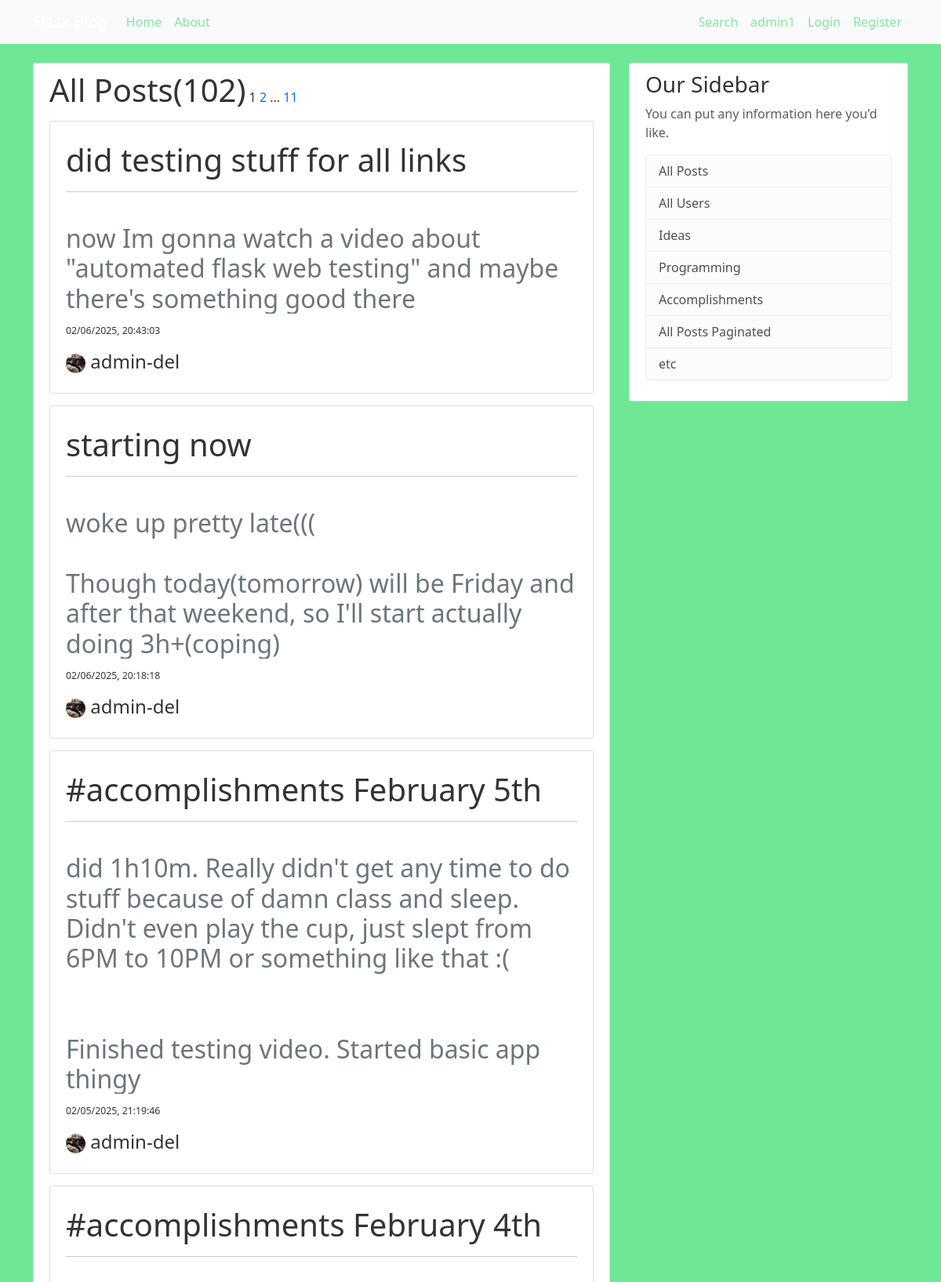
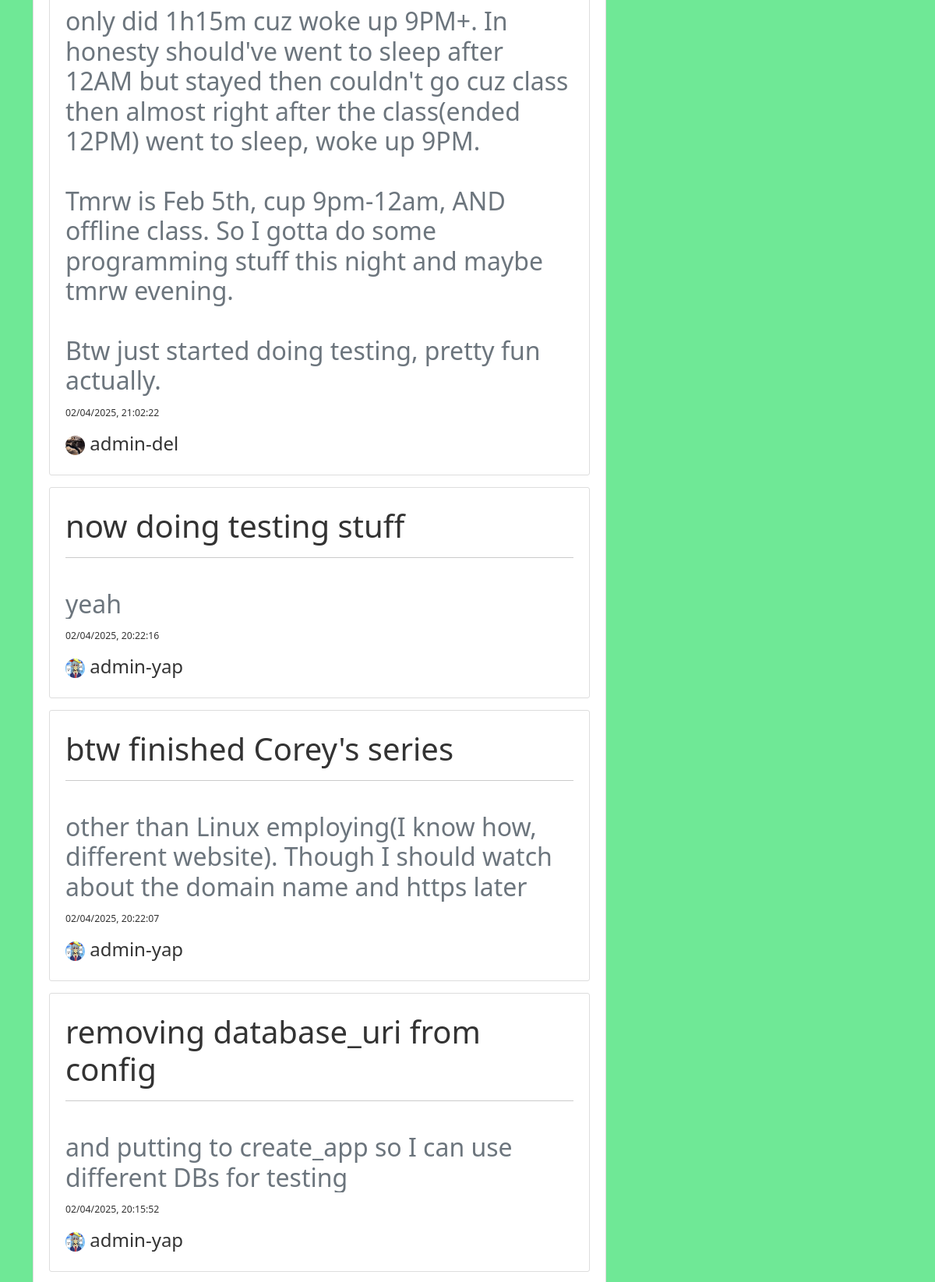
Screenshot of /all-posts/paginated/ (upper part) with the database file from the repository (2 pictures, top to bottom).
### bungee_gum/models.py (models this page shows, shortened)
class Post(db.Model):
    id = db.Column(db.Integer, primary_key=True)
    title = db.Column(db.String(100), nullable=False)
    date_posted = db.Column(db.DateTime, nullable=False, default=lambda: datetime.now(timezone.utc))
    content = db.Column(db.Text, nullable=False)
    user_id = db.Column(db.Integer, db.ForeignKey("user.id"), nullable=False)

class User(db.Model, UserMixin):
    id = db.Column(db.Integer, primary_key=True)
    username = db.Column(db.String(20), unique=True, nullable=False)
    email = db.Column(db.String(120), unique=True, nullable=False)
    image_file = db.Column(db.String(20), nullable=False, default="default.jpg")
    password = db.Column(db.String(60), nullable=False)
    posts = db.relationship("Post", backref="author", lazy="subquery")

### bungee_gum/posts/routes.py (the view)
@posts.route("/all-posts/paginated/")
def all_posts_paginated():
    page = request.args.get("page", default=1, type=int)
    posts = Post.query.order_by(desc("date_posted")).paginate(per_page=10, page=page)
    posts_num = Post.query.count()
    return render_template("all-posts-paginated.html", posts=posts, posts_num=posts_num)

### bungee_gum/templates/all-posts-paginated.html (shortened to what this page needs)
{% extends "base.html" %}
{% block body %}
<div class="content-section">
    <span class="h1">All Posts({{ posts_num }})</span>
    <span href="{{ url_for('posts.all_posts_paginated', page=posts.page) }}" class="text-decoration-none h6">{{ posts.page }}</span>
    {% if posts.has_next and posts.page != posts.pages - 1 %}
        <a href="{{ url_for('posts.all_posts_paginated', page=posts.page+1) }}" class="text-decoration-none">{{ posts.page + 1 }}</a>
        ...
    {% endif%}
    {% if posts.page != posts.pages %}
        <a href="{{ url_for('posts.all_posts_paginated', page=posts.pages) }}" class="text-decoration-none">{{ posts.pages }}</a>
    {% endif %}
    {% for post in posts.items %}
        <div class="content-section">
            <div class="media">
                    <a href="{{ url_for('posts.post_view', id=post.id) }}" class="text-decoration-none h1"><h1 class="account-heading"></h1>{{ post.title }}</a>
                <hr> <br>
                    <pre class="h2 text-secondary">{{ post.content }}</pre>
                    <a href="{{ url_for('posts.post_view', id=post.id) }}" class="text-decoration-none small h4">
                        <small class="mute">{{ post.date_posted.strftime('%m/%d/%Y, %H:%M:%S') }}</small></a>
            </div>
            <div>
                <a href="{{ url_for('users.specific_user', id=post.author.id) }}" class="text-decoration-none h4">
                    <img class="rounded-circle account-img-smol" src="{{ url_for('static', filename='profile-pics/' + post.author.image_file)}}">
                    {{ post.author.username }}</a>
            </div>
        </div>
    {% endfor %}
</div>
{% endblock body %}

### bungee_gum/static/style.css (style rules this page uses)
body { background: #6fe896; color: #333333; margin-top: 5rem; }
.content-section { background: #ffffff; padding: 10px 20px; border: 1px solid #dddddd; border-radius: 3px; margin-bottom: 20px; }
.content-section div { margin: 15px 0; }
.account-img-smol { width: 25px; height: 25px; }
pre { font-family: "Segoe UI", Arial, sans-serif; white-space:pre-wrap; word-wrap:break-word; overflow: hidden; }

### rows the page displays
Post: title "did testing stuff for all links", content "now Im gonna watch a video about \"automated flask web testing\" and maybe there's something good there", date_posted "02/06/2025, 20:43:03", image_file (picture), author.username "admin-del"
Post: title "starting now", content "woke up pretty late((( Though today(tomorrow) will be Friday and after that weekend, so I'll start actually doing 3h+(coping)…", date_posted "02/06/2025, 20:18:18", image_file (picture), author.username "admin-del"
Post: title "#accomplishments February 5th", content "did 1h10m. Really didn't get any time to do stuff because of damn class and sleep. Didn't even play the cup, just slept from 6PM to 10PM or something like that :( Finished testing video. Started basic app thingy", date_posted "02/05/2025, 21:19:46", image_file (picture), author.username "admin-del"
Post: title "#accomplishments February 4th", content "only did 1h15m cuz woke up 9PM+. In honesty should've went to sleep after 12AM but stayed then couldn't go cuz class then almost right after the class(ended 12PM) went to sleep, woke up 9PM. Tmrw is Feb 5th, cup 9pm-12am, AND offline class. So I gotta do some programming stuff this night and maybe tmrw evening. Btw just started doing testing, pretty fun actually.…", date_posted "02/04/2025, 21:02:22", image_file (picture), author.username "admin-del"
Post: title "now doing testing stuff", content "yeah", date_posted "02/04/2025, 20:22:16", image_file (picture), author.username "admin-yap"
Post: title "btw finished Corey's series", content "other than Linux employing(I know how, different website). Though I should watch about the domain name and https later", date_posted "02/04/2025, 20:22:07", image_file (picture), author.username "admin-yap"
Post: title "removing database_uri from config", content "and putting to create_app so I can use different DBs for testing", date_posted "02/04/2025, 20:15:52", image_file (picture), author.username "admin-yap"

### other values shown
{{ posts_num }} "102"
{{ posts.page }} "1"
{{ posts.page + 1 }} "2"
{{ posts.pages }} "11"
